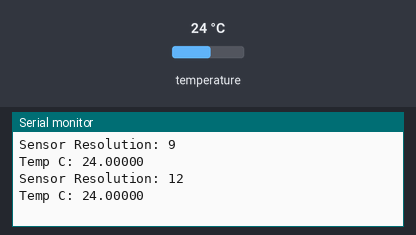
Recording of a sketch running on a simulated Arduino Uno, built with avr-gcc and run on an emulated ATmega328P. Parts: the last lines printed to the serial monitor. The inputs (shaded band) are chosen by the test bench; at power-on: temperature 24 °C.

Above: at 2.6 s.
2.7 s: temperature set to 12 °C
At 4.5 s:
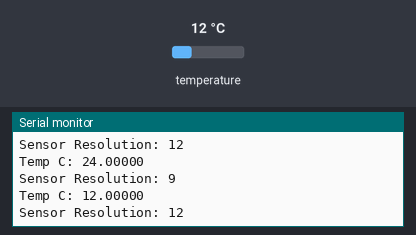
4.7 s: temperature set to 19 °C
At 5.6 s:
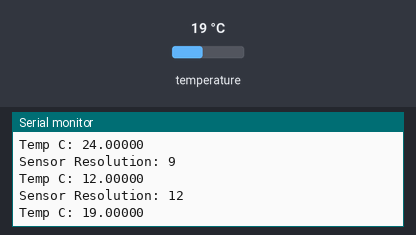
Timing chart, 0 to 7.7 s (numbered marks = the images above; inputs shaded):
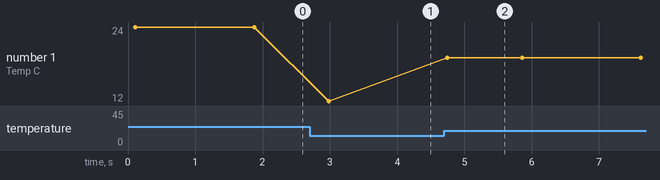

The sketch:

Spec3-ChangeResolution.ino
```cpp
// Include the libraries we need
#include <OneWire.h>
#include <DallasTemperature.h>

// Data wire is connected to GPIO4
//#define ONE_WIRE_BUS 4

OneWire oneWire(2);
float tempC;

// declare as sensor referenec by passing oneWire reference to Dallas Temperature.

DallasTemperature sensors(&oneWire);

DeviceAddress tempSensor = { 0x28, 0xE4, 0x6C, 0x41, 0x0B, 0x00, 0x00, 0x75 };

void setup(void){
  Serial.begin(9600);

}

void loop(void){

  sensors.setResolution(tempSensor, 9);
  Serial.print("Sensor Resolution: ");
  Serial.println(sensors.getResolution(tempSensor), DEC);
  Serial.println();

  sensors.requestTemperaturesByAddress(tempSensor);
  tempC = sensors.getTempC(tempSensor);

  Serial.print("Temp C: ");
  Serial.print(tempC,5);
  delay(1000);
  Serial.println();
  Serial.println();

  sensors.setResolution(tempSensor, 12);
  Serial.print("Sensor Resolution: ");
  Serial.println(sensors.getResolution(tempSensor), DEC);
  Serial.println();

  sensors.requestTemperaturesByAddress(tempSensor);
  tempC = sensors.getTempC(tempSensor);

  Serial.print("Temp C: ");
  Serial.print(tempC,5);
  delay(1000);
  Serial.println();
  Serial.println();
}
```

Measured:
- after the input at 2.7 s, the serial monitor: prints a new line after 0.28 s (image 1)
- after the input at 4.7 s, the serial monitor: prints a new line after 0.05 s (image 2)
- plotted number 1: 12 → 19 after the input at 4.7 s
